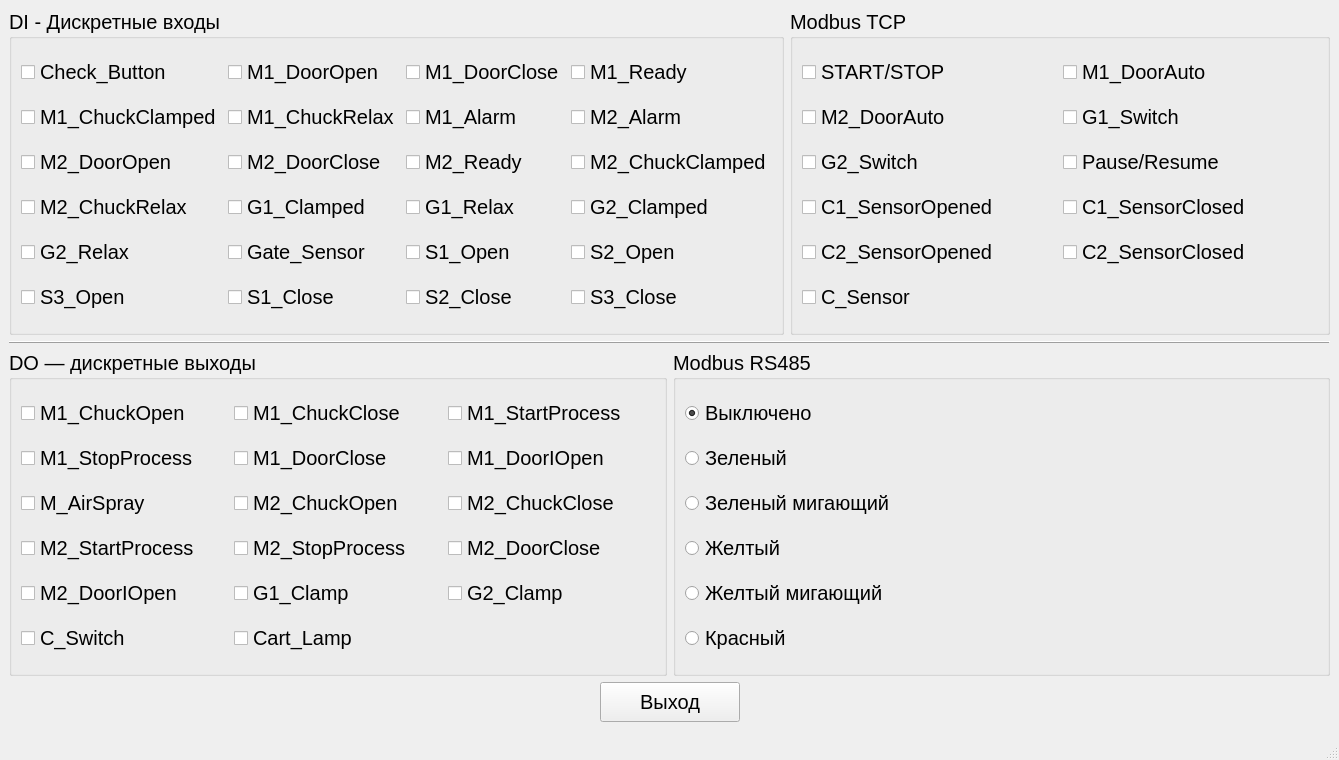
<?xml version="1.0" encoding="UTF-8"?>
<ui version="4.0">
 <class>EngineerWindow</class>
 <widget class="QMainWindow" name="EngineerWindow">
  <property name="geometry">
   <rect>
    <x>0</x>
    <y>0</y>
    <width>1339</width>
    <height>760</height>
   </rect>
  </property>
  <property name="minimumSize">
   <size>
    <width>1200</width>
    <height>760</height>
   </size>
  </property>
  <property name="font">
   <font>
    <pointsize>15</pointsize>
   </font>
  </property>
  <property name="windowTitle">
   <string>Режим инженера</string>
  </property>
  <widget class="QWidget" name="centralwidget">
   <layout class="QGridLayout" name="gridLayout_5">
    <item row="0" column="0">
     <layout class="QVBoxLayout" name="verticalLayout">
      <item>
       <layout class="QHBoxLayout" name="horizontalLayout">
        <item>
         <widget class="QGroupBox" name="groupBox">
          <property name="font">
           <font>
            <pointsize>15</pointsize>
           </font>
          </property>
          <property name="title">
           <string>DI - Дискретные входы</string>
          </property>
          <layout class="QGridLayout" name="gridLayout">
           <item row="0" column="0">
            <widget class="QCheckBox" name="di_Check_Button">
             <property name="text">
              <string>Check_Button</string>
             </property>
            </widget>
           </item>
           <item row="0" column="1">
            <widget class="QCheckBox" name="di_M1_DoorOpen">
             <property name="text">
              <string>M1_DoorOpen</string>
             </property>
            </widget>
           </item>
           <item row="0" column="2">
            <widget class="QCheckBox" name="di_M1_DoorClose">
             <property name="text">
              <string>M1_DoorClose</string>
             </property>
            </widget>
           </item>
           <item row="0" column="3">
            <widget class="QCheckBox" name="di_M1_Ready">
             <property name="text">
              <string>M1_Ready</string>
             </property>
            </widget>
           </item>
           <item row="1" column="0">
            <widget class="QCheckBox" name="di_M1_ChuckClamped">
             <property name="text">
              <string>M1_ChuckClamped</string>
             </property>
            </widget>
           </item>
           <item row="1" column="1">
            <widget class="QCheckBox" name="di_M1_ChuckRelax">
             <property name="text">
              <string>M1_ChuckRelax</string>
             </property>
            </widget>
           </item>
           <item row="1" column="2">
            <widget class="QCheckBox" name="di_M1_Alarm">
             <property name="text">
              <string>M1_Alarm</string>
             </property>
            </widget>
           </item>
           <item row="1" column="3">
            <widget class="QCheckBox" name="di_M2_Alarm">
             <property name="text">
              <string>M2_Alarm</string>
             </property>
            </widget>
           </item>
           <item row="2" column="0">
            <widget class="QCheckBox" name="di_M2_DoorOpen">
             <property name="text">
              <string>M2_DoorOpen</string>
             </property>
            </widget>
           </item>
           <item row="2" column="1">
            <widget class="QCheckBox" name="di_M2_DoorClose">
             <property name="text">
              <string>M2_DoorClose</string>
             </property>
            </widget>
           </item>
           <item row="2" column="2">
            <widget class="QCheckBox" name="di_M2_Ready">
             <property name="text">
              <string>M2_Ready</string>
             </property>
            </widget>
           </item>
           <item row="2" column="3">
            <widget class="QCheckBox" name="di_M2_ChuckClamped">
             <property name="text">
              <string>M2_ChuckClamped</string>
             </property>
            </widget>
           </item>
           <item row="3" column="0">
            <widget class="QCheckBox" name="di_M2_ChuckRelax">
             <property name="text">
              <string>M2_ChuckRelax</string>
             </property>
            </widget>
           </item>
           <item row="3" column="1">
            <widget class="QCheckBox" name="di_G1_Clamped">
             <property name="text">
              <string>G1_Clamped</string>
             </property>
            </widget>
           </item>
           <item row="3" column="2">
            <widget class="QCheckBox" name="di_G1_Relax">
             <property name="text">
              <string>G1_Relax</string>
             </property>
            </widget>
           </item>
           <item row="3" column="3">
            <widget class="QCheckBox" name="di_G2_Clamped">
             <property name="text">
              <string>G2_Clamped</string>
             </property>
            </widget>
           </item>
           <item row="4" column="0">
            <widget class="QCheckBox" name="di_G2_Relax">
             <property name="text">
              <string>G2_Relax</string>
             </property>
            </widget>
           </item>
           <item row="4" column="1">
            <widget class="QCheckBox" name="di_Gate_Sensor">
             <property name="text">
              <string>Gate_Sensor</string>
             </property>
            </widget>
           </item>
           <item row="4" column="2">
            <widget class="QCheckBox" name="di_S1_Open">
             <property name="text">
              <string>S1_Open</string>
             </property>
            </widget>
           </item>
           <item row="4" column="3">
            <widget class="QCheckBox" name="di_S2_Open">
             <property name="text">
              <string>S2_Open</string>
             </property>
            </widget>
           </item>
           <item row="5" column="0">
            <widget class="QCheckBox" name="di_S3_Open">
             <property name="text">
              <string>S3_Open</string>
             </property>
            </widget>
           </item>
           <item row="5" column="1">
            <widget class="QCheckBox" name="di_S1_Close">
             <property name="text">
              <string>S1_Close</string>
             </property>
            </widget>
           </item>
           <item row="5" column="2">
            <widget class="QCheckBox" name="di_S2_Close">
             <property name="text">
              <string>S2_Close</string>
             </property>
            </widget>
           </item>
           <item row="5" column="3">
            <widget class="QCheckBox" name="di_S3_Close">
             <property name="text">
              <string>S3_Close</string>
             </property>
            </widget>
           </item>
          </layout>
         </widget>
        </item>
        <item>
         <widget class="QGroupBox" name="groupBox_2">
          <property name="font">
           <font>
            <pointsize>15</pointsize>
           </font>
          </property>
          <property name="title">
           <string>Modbus TCP</string>
          </property>
          <layout class="QGridLayout" name="gridLayout_2">
           <item row="0" column="0">
            <widget class="QCheckBox" name="mbtcp_START_STOP">
             <property name="text">
              <string>START/STOP</string>
             </property>
            </widget>
           </item>
           <item row="0" column="1">
            <widget class="QCheckBox" name="mbtcp_M1_DoorAuto">
             <property name="text">
              <string>M1_DoorAuto</string>
             </property>
            </widget>
           </item>
           <item row="1" column="0">
            <widget class="QCheckBox" name="mbtcp_M2_DoorAuto">
             <property name="text">
              <string>M2_DoorAuto</string>
             </property>
            </widget>
           </item>
           <item row="1" column="1">
            <widget class="QCheckBox" name="mbtcp_G1_Switch">
             <property name="text">
              <string>G1_Switch</string>
             </property>
            </widget>
           </item>
           <item row="2" column="0">
            <widget class="QCheckBox" name="mbtcp_G2_Switch">
             <property name="text">
              <string>G2_Switch</string>
             </property>
            </widget>
           </item>
           <item row="2" column="1">
            <widget class="QCheckBox" name="mbtcp_Pause_Resume">
             <property name="text">
              <string>Pause/Resume</string>
             </property>
            </widget>
           </item>
           <item row="3" column="0">
            <widget class="QCheckBox" name="mbtcp_C1_SensorOpened">
             <property name="text">
              <string>C1_SensorOpened</string>
             </property>
            </widget>
           </item>
           <item row="3" column="1">
            <widget class="QCheckBox" name="mbtcp_C1_SensorClosed">
             <property name="text">
              <string>C1_SensorClosed</string>
             </property>
            </widget>
           </item>
           <item row="4" column="0">
            <widget class="QCheckBox" name="mbtcp_C2_SensorOpened">
             <property name="text">
              <string>C2_SensorOpened</string>
             </property>
            </widget>
           </item>
           <item row="4" column="1">
            <widget class="QCheckBox" name="mbtcp_C2_SensorClosed">
             <property name="text">
              <string>C2_SensorClosed</string>
             </property>
            </widget>
           </item>
           <item row="5" column="0">
            <widget class="QCheckBox" name="mbtcp_C_Sensor">
             <property name="text">
              <string>C_Sensor</string>
             </property>
            </widget>
           </item>
          </layout>
         </widget>
        </item>
       </layout>
      </item>
      <item>
       <widget class="QFrame" name="frame">
        <property name="frameShape">
         <enum>QFrame::HLine</enum>
        </property>
        <property name="frameShadow">
         <enum>QFrame::Raised</enum>
        </property>
       </widget>
      </item>
      <item>
       <layout class="QHBoxLayout" name="horizontalLayout_2">
        <item>
         <widget class="QGroupBox" name="groupBox_4">
          <property name="font">
           <font>
            <pointsize>15</pointsize>
           </font>
          </property>
          <property name="title">
           <string>DO — дискретные выходы</string>
          </property>
          <layout class="QGridLayout" name="gridLayout_4">
           <item row="0" column="0">
            <widget class="QCheckBox" name="do_M1_ChuckOpen">
             <property name="text">
              <string>M1_ChuckOpen</string>
             </property>
            </widget>
           </item>
           <item row="0" column="1">
            <widget class="QCheckBox" name="do_M1_ChuckClose">
             <property name="text">
              <string>M1_ChuckClose</string>
             </property>
            </widget>
           </item>
           <item row="0" column="2">
            <widget class="QCheckBox" name="do_M1_StartProcess">
             <property name="text">
              <string>M1_StartProcess</string>
             </property>
            </widget>
           </item>
           <item row="1" column="0">
            <widget class="QCheckBox" name="do_M1_StopProcess">
             <property name="text">
              <string>M1_StopProcess</string>
             </property>
            </widget>
           </item>
           <item row="1" column="1">
            <widget class="QCheckBox" name="do_M1_DoorClose">
             <property name="text">
              <string>M1_DoorClose</string>
             </property>
            </widget>
           </item>
           <item row="1" column="2">
            <widget class="QCheckBox" name="do_M1_DoorIOpen">
             <property name="text">
              <string>M1_DoorIOpen</string>
             </property>
            </widget>
           </item>
           <item row="2" column="0">
            <widget class="QCheckBox" name="do_M_AirSpray">
             <property name="text">
              <string>M_AirSpray</string>
             </property>
            </widget>
           </item>
           <item row="2" column="1">
            <widget class="QCheckBox" name="do_M2_ChuckOpen">
             <property name="text">
              <string>M2_ChuckOpen</string>
             </property>
            </widget>
           </item>
           <item row="2" column="2">
            <widget class="QCheckBox" name="do_M2_ChuckClose">
             <property name="text">
              <string>M2_ChuckClose</string>
             </property>
            </widget>
           </item>
           <item row="3" column="0">
            <widget class="QCheckBox" name="do_M2_StartProcess">
             <property name="text">
              <string>M2_StartProcess</string>
             </property>
            </widget>
           </item>
           <item row="3" column="1">
            <widget class="QCheckBox" name="do_M2_StopProcess">
             <property name="text">
              <string>M2_StopProcess</string>
             </property>
            </widget>
           </item>
           <item row="3" column="2">
            <widget class="QCheckBox" name="do_M2_DoorClose">
             <property name="text">
              <string>M2_DoorClose</string>
             </property>
            </widget>
           </item>
           <item row="4" column="0">
            <widget class="QCheckBox" name="do_M2_DoorIOpen">
             <property name="text">
              <string>M2_DoorIOpen</string>
             </property>
            </widget>
           </item>
           <item row="4" column="1">
            <widget class="QCheckBox" name="do_G1_Clamp">
             <property name="text">
              <string>G1_Clamp</string>
             </property>
            </widget>
           </item>
           <item row="4" column="2">
            <widget class="QCheckBox" name="do_G2_Clamp">
             <property name="text">
              <string>G2_Clamp</string>
             </property>
            </widget>
           </item>
           <item row="5" column="0">
            <widget class="QCheckBox" name="do_C_Switch">
             <property name="text">
              <string>C_Switch</string>
             </property>
            </widget>
           </item>
           <item row="5" column="1">
            <widget class="QCheckBox" name="do_Cart_Lamp">
             <property name="text">
              <string>Cart_Lamp</string>
             </property>
            </widget>
           </item>
          </layout>
         </widget>
        </item>
        <item>
         <widget class="QGroupBox" name="groupBox_3">
          <property name="font">
           <font>
            <pointsize>15</pointsize>
           </font>
          </property>
          <property name="title">
           <string>Modbus RS485</string>
          </property>
          <layout class="QGridLayout" name="gridLayout_3">
           <item row="0" column="0">
            <widget class="QRadioButton" name="mbrs_Disable">
             <property name="text">
              <string>Выключено</string>
             </property>
             <property name="checked">
              <bool>true</bool>
             </property>
            </widget>
           </item>
           <item row="1" column="0">
            <widget class="QRadioButton" name="mbrs_Green">
             <property name="text">
              <string>Зеленый</string>
             </property>
            </widget>
           </item>
           <item row="2" column="0">
            <widget class="QRadioButton" name="mbrs_Green_Blink">
             <property name="text">
              <string>Зеленый мигающий </string>
             </property>
            </widget>
           </item>
           <item row="3" column="0">
            <widget class="QRadioButton" name="mbrs_Yellow">
             <property name="text">
              <string>Желтый</string>
             </property>
            </widget>
           </item>
           <item row="4" column="0">
            <widget class="QRadioButton" name="mbrs_Yellow_Blink">
             <property name="text">
              <string>Желтый мигающий</string>
             </property>
            </widget>
           </item>
           <item row="5" column="0">
            <widget class="QRadioButton" name="radioButton_6">
             <property name="text">
              <string>Красный</string>
             </property>
            </widget>
           </item>
          </layout>
         </widget>
        </item>
       </layout>
      </item>
     </layout>
    </item>
    <item row="2" column="0">
     <layout class="QHBoxLayout" name="bottomLayout">
      <item>
       <spacer name="horizontalSpacer">
        <property name="orientation">
         <enum>Qt::Horizontal</enum>
        </property>
        <property name="sizeHint" stdset="0">
         <size>
          <width>40</width>
          <height>20</height>
         </size>
        </property>
       </spacer>
      </item>
      <item>
       <widget class="QPushButton" name="exitButton">
        <property name="minimumSize">
         <size>
          <width>140</width>
          <height>40</height>
         </size>
        </property>
        <property name="font">
         <font>
          <pointsize>15</pointsize>
         </font>
        </property>
        <property name="text">
         <string>Выход</string>
        </property>
       </widget>
      </item>
      <item>
       <spacer name="bottomSpacer">
        <property name="orientation">
         <enum>Qt::Horizontal</enum>
        </property>
        <property name="sizeHint" stdset="0">
         <size>
          <width>40</width>
          <height>20</height>
         </size>
        </property>
       </spacer>
      </item>
     </layout>
    </item>
   </layout>
  </widget>
  <widget class="QStatusBar" name="statusbar"/>
 </widget>
 <resources/>
 <connections/>
</ui>
